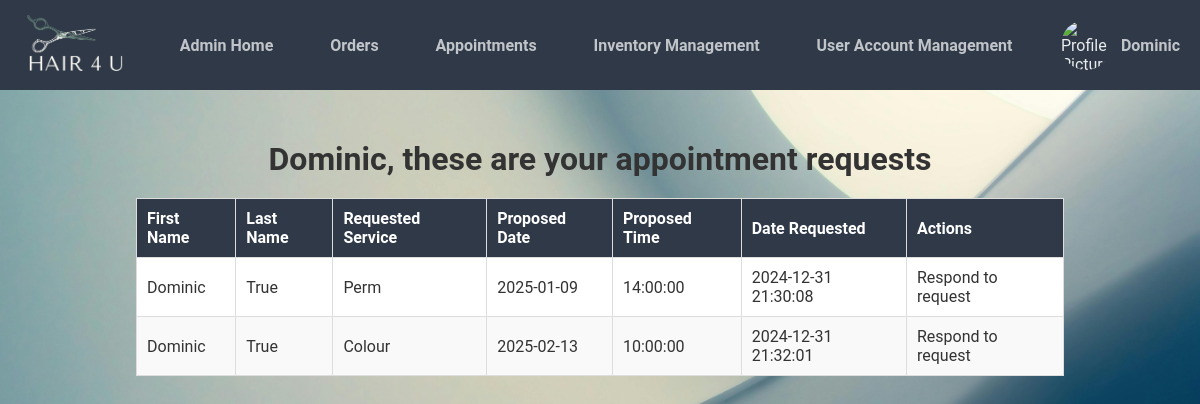
/cms/appointments.php (signed in), run on the app's committed database.
### tables this page shows
CREATE TABLE `business_logo` (
  `id` int(11) NOT NULL,
  `logo_path` varchar(255) NOT NULL
);

CREATE TABLE `appointment_requests` (
  `id` int(11) NOT NULL,
  `first_name` varchar(255) NOT NULL,
  `last_name` varchar(255) NOT NULL,
  `service_type` int(11) NOT NULL,
  `appointment_date` date NOT NULL,
  `appointment_time` time NOT NULL,
  `request_date` timestamp NOT NULL DEFAULT current_timestamp()
);

### cms/appointments.php (the view, shortened to what this page needs)
<?php
include 'setup.php';
$query = "SELECT * FROM appointment_requests";
$result = $conn->query($query);
$serviceQuery = "SELECT * FROM services";
$serviceResult = $conn->query($serviceQuery);
$services = [];
while ($service = $serviceResult->fetch_assoc()) {
    $services[$service['id']] = $service['service_name'];
}
?>
<!DOCTYPE html>
<html lang="en">
<head>
    <link href="css/admin.css" rel="stylesheet" type="text/css">
    <link rel="stylesheet" href="https://cdnjs.cloudflare.com/ajax/libs/font-awesome/6.0.0-beta3/css/all.min.css">
    <?php include 'admin_navbar.php'; ?>
</head>
<body>
<div class="content">
    <h1 class="appointments-heading"> <?php echo $_SESSION['user_details']['firstname']; ?>, these are your appointment requests</h1>
    <table class="appointments-table">
    <thead>
        <tr>
            <th>First Name</th>
            <th>Last Name</th>
            <th>Requested Service</th>
            <th>Proposed Date</th>
            <th>Proposed Time</th>
            <th>Date Requested</th>
            <th>Actions</th>
        </tr>
    </thead>
    <tbody>
       <?php while ($row = $result->fetch_assoc()): ?>
            <tr>
                <td><?php echo htmlspecialchars($row['first_name']); ?></td>
                <td><?php echo htmlspecialchars($row['last_name']); ?></td>
                <td><?php echo htmlspecialchars($services[$row['service_type']]); ?></td>
                <td><?php echo htmlspecialchars($row['appointment_date']); ?></td>
                <td><?php echo htmlspecialchars($row['appointment_time']); ?></td>
                <td><?php echo htmlspecialchars($row['request_date']); ?></td>
                <td>
                    <a href="respond_to_request.php?id=<?php echo $row['id']; ?>" class="btn">Respond to request</a>
                </td>
            </tr>
        <?php endwhile; ?>
    </tbody>
    </table>
</div>
</body>
</html>

### cms/admin_navbar.php (shortened to what this page needs)
<?php
include 'setup.php';
if (isset($_SESSION['user_details']) && isset($_SESSION['user_details']['account_id'])) {
    $firstName = htmlspecialchars($_SESSION['user_details']['firstname'], ENT_QUOTES);
} else {
    $firstName = "User";
    $accountId = null;
}
$profilePic = 'path/to/default_image.jpg';
$logoPath = 'path/to/default_logo.jpg';
$logoStmt = $pdo->prepare("SELECT logo_path FROM business_logo WHERE id = :id");
$logoStmt->execute(['id' => 2]);
$logoResult = $logoStmt->fetch(PDO::FETCH_ASSOC);
if ($logoResult && !empty($logoResult['logo_path'])) {
    $logoPath = $logoResult['logo_path'];
}
?>
<!DOCTYPE html>
<html>
<head>
    <link href="css/admin.css" rel="stylesheet" type="text/css">
    <link rel="stylesheet" href="https://cdnjs.cloudflare.com/ajax/libs/font-awesome/6.0.0-beta3/css/all.min.css">
</head>
<body>
<nav class="navtop">
    <div class="logo">
        <a href="index.php">
            <img src="<?= $logoPath ?>" alt="Business Logo">
        </a>
    </div>
    <div class="links">
        <a href="admin.php">Admin Home</a>
        <a href="orders.php">Orders</a>
        <a href="appointments.php">Appointments</a>
        <a href="products.php">Inventory Management</a>
        <a href="user_account_management.php">User Account Management</a>
    </div>
    <div class="profile" id="profileMenu">
        <img src="<?= $profilePic ?>" alt="Profile Picture">
        <span><?= $firstName ?></span>
    </div>
</nav>
</body>
</html>

### cms/css/admin.css (style rules this page uses)
html, body { height: 100%; margin: 0; padding: 0; }
body { display: flex; flex-direction: column; min-height: 100%; overflow-x: hidden; background-image: url('../img/admin_bg.jpg'); background-size: cover; background-position: center; background-attachment: fixed; font-family: 'Roboto', sans-serif; }
.content { flex-grow: 1; padding: 20px; text-align: center; color: #333; }
.navtop { background-color: #2f3947; height: 90px; display: flex; align-items: center; justify-content: space-between; padding: 0 20px; color: #eaebed; flex-shrink: 0; }
.navtop .logo img { height: 70px; width: auto; }
.navtop .links { display: flex; flex: 1; justify-content: space-around; margin: 0 20px; }
.navtop .links a { color: #c1c4c8; text-decoration: none; font-weight: bold; padding: 0 15px; white-space: nowrap; }
.navtop .profile { display: flex; align-items: center; gap: 10px; }
.navtop .profile img { height: 50px; width: 50px; border-radius: 50%; object-fit: cover; }
.navtop .profile span { color: #c1c4c8; font-weight: bold; white-space: nowrap; }
.appointments-heading { margin-top: 30px; }
table { width: 100%; border-collapse: collapse; }
th, td { border: 1px solid #ddd; padding: 8px; }
* { margin: 0; padding: 0; box-sizing: border-box; }
table th, table td { padding: 12px 15px; border: 1px solid #ddd; }
table th { background: #f4f4f4; color: #333; font-weight: bold; }
table tr:nth-child(even) { background: #f9f9f9; }
.appointments-table { width: 80%; margin: 20px auto; border-collapse: collapse; background-color: white; }
.appointments-table th, .appointments-table td { border: 1px solid #ddd; padding: 10px; text-align: left; }
.appointments-table th { background-color: #2f3947; color: white; }
.appointments-table td a { text-decoration: none; color: #333; }

### data on the page
business_logo: logo_path (picture)
appointment_requests: first_name "Dominic", last_name "True", service_type "Perm", appointment_date "2025-01-09", appointment_time "14:00:00", request_date "2024-12-31 21:30:08"
appointment_requests: first_name "Dominic", last_name "True", service_type "Colour", appointment_date "2025-02-13", appointment_time "10:00:00", request_date "2024-12-31 21:32:01"

### other printed values
$firstName "Dominic"
$_SESSION['user_details']['firstname'] "Dominic"
